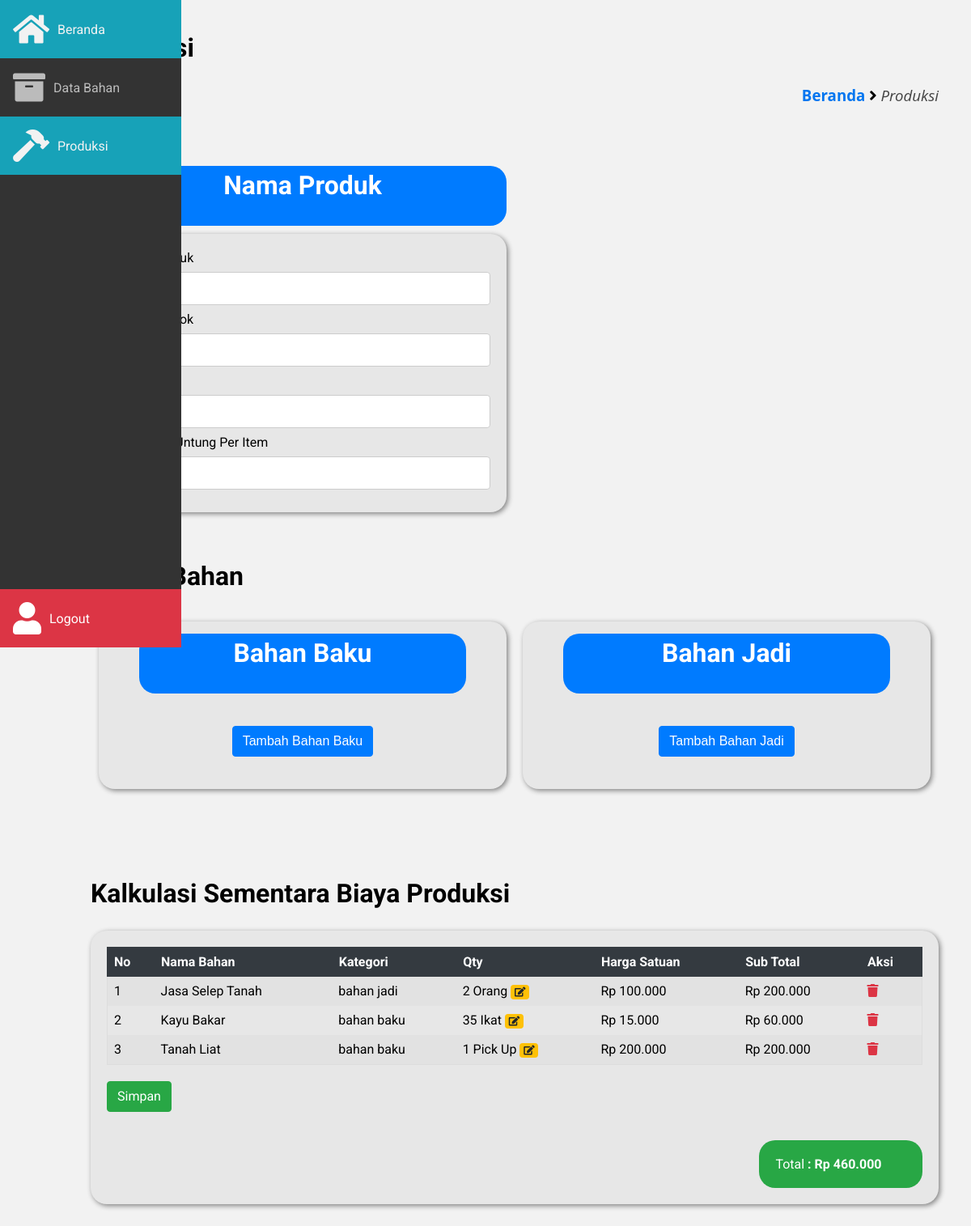
Page /frontend/produksi/edit_detail_produksi.php?id_produksi=82&page=produksi on the earlier database version.
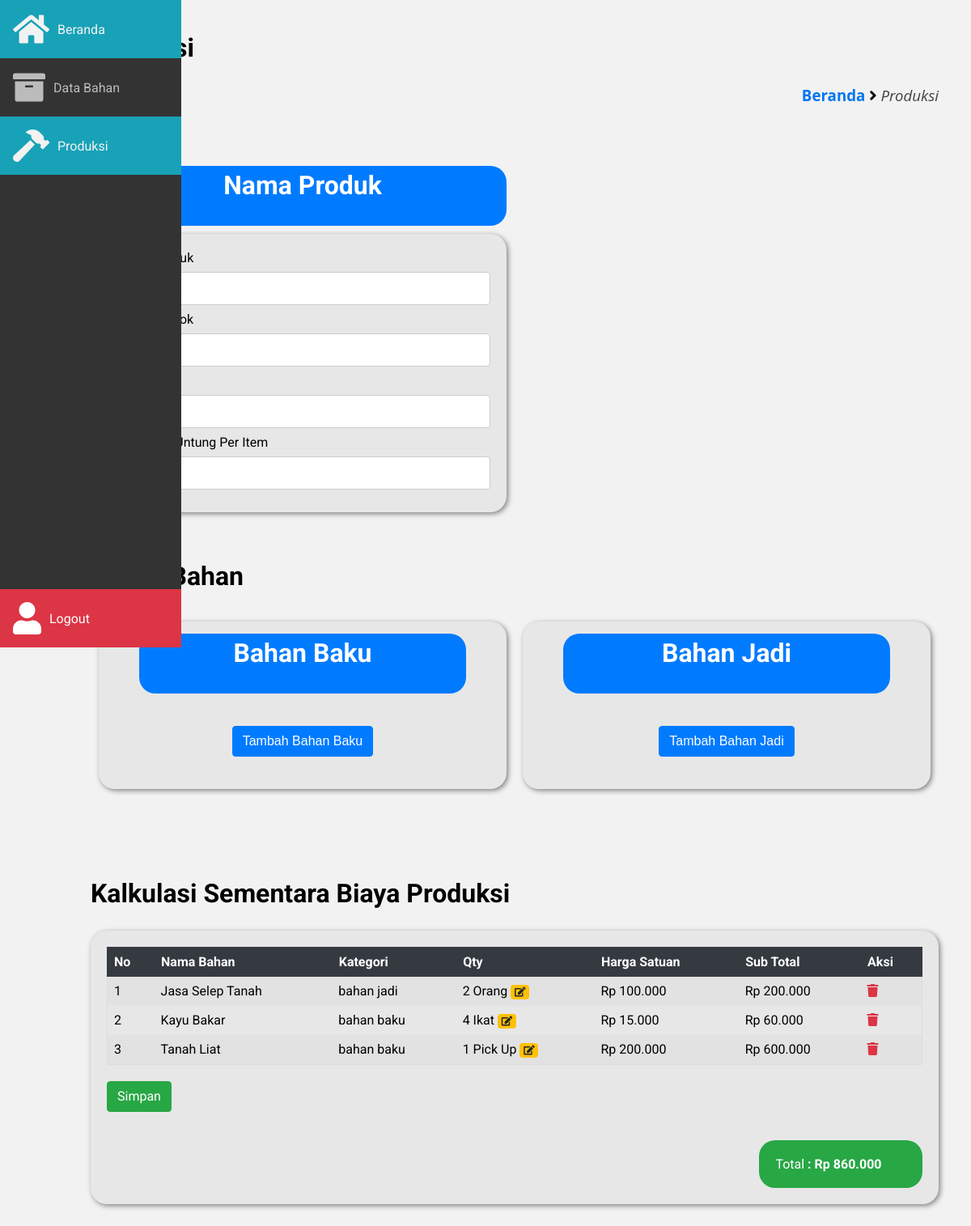
Same page on the later database version.
### tables this page shows
CREATE TABLE `detail_produksi` (
  `id_detail_produksi` int(12) NOT NULL,
  `produksi_id` int(12) NOT NULL,
  `bhn_id` int(12) NOT NULL,
  `qty` int(12) NOT NULL,
  `sub_total` int(12) NOT NULL
);

CREATE TABLE `bahan` (
  `id_bahan` int(11) NOT NULL,
  `nama_bahan` varchar(100) NOT NULL,
  `tgl` date NOT NULL,
  `kuantitas` int(12) NOT NULL,
  `satuan` varchar(100) NOT NULL,
  `harga` int(11) NOT NULL,
  `kategori` varchar(100) NOT NULL
);

### frontend/produksi/edit_detail_produksi.php (the view, shortened to what the changed rows need)
<?php include '../../database/koneksi.php'; ?>
<!DOCTYPE html>
<html lang="pt-BR">
	<head>
		<link rel="stylesheet" href="https://pro.fontawesome.com/releases/v5.10.0/css/all.css"/>
		<link
			rel="stylesheet"
			href="https://cdn.materialdesignicons.com/4.9.95/css/materialdesignicons.min.css"
		/>
		<link rel="stylesheet" href="../../assets/css/main.css" />
		<link rel="stylesheet" href="../../assets/css/style.css" />
		<link rel="stylesheet" href="../../assets/css/sidebar.css" />
	</head>
	<body>
		<main class="main">
			<section>
				<h2>Produksi</h2>
				<div class="container">
					<div class="baris">
						<div class="kolom-50-kiri">
								<center>
									<div class="box-header-radius background-biru teks-putih">
										<h2 class="text-center">Nama Produk</h2>
									</div>
								</center>
										<?php
											$id_produksi  = $_GET['id_produksi'];
										?>
						</div>
						<div class="kolom-100 margin-top-50 margin-bottom-50">
							<h2>Bahan Bahan</h2>
							<div class="kolom-50-kiri">
								<div class="box-konten-radius backgorund-e7">
									<center>
										<div class="box-header-radius-80 background-biru teks-putih">
											<h2 class="text-center">Bahan Baku</h2>
										</div>
									</center>
								</div>
							</div>
							<div class="kolom-50-kanan">
								<div class="box-konten-radius backgorund-e7">
									<center>
										<div class="box-header-radius-80 background-biru teks-putih">
											<h2 class="text-center">Bahan Jadi</h2>
										</div>
									</center>
								</div>
							</div>
						</div>
						<div class="kolom-100 margin-top-50 margin-bottom-100">
							<h2>Kalkulasi Sementara Biaya Produksi</h2>
							<div class="box-konten-radius backgorund-e7">
								<div class="box-badan-konten">
									<div class="table-box">
										<table class="table-responsive">
											<tr class="thead-dark">
												<th>No</th>
												<th>Nama Bahan</th>
												<th>Kategori</th>
												<th>Qty</th>
												<th>Harga Satuan</th>
												<th>Sub Total</th>
												<th>Aksi</th>
											</tr>
											<?php
												$nomer = 1;
												$sql = "SELECT * FROM detail_produksi INNER JOIN bahan ON detail_produksi.bhn_id = bahan.id_bahan WHERE produksi_id = '$id_produksi' ORDER BY nama_bahan  ";
												$query = mysqli_query($host,$sql);
												while ($dt = mysqli_fetch_assoc($query)) {
											?>
											<tr>
												<td><?= $nomer++ ?></td>
												<td><?= $dt['nama_bahan'] ?></td>
												<td><?= $dt['kategori'] ?></td>
												<td>
													<?= $dt['qty'] . " " . $dt['satuan'] ?>
													<a href="edit_qty_detail_produksi.php?id_detail_produksi=<?php echo $dt['id_detail_produksi']?>&produksi_id=<?php echo $id_produksi ?>&bhn_id=<?php echo $dt['bhn_id']?>" class="lencana lencana-kuning">
														<i class="fa fa-edit"></i>
													</a>
												</td>
												<td><?= "Rp " . number_format($dt['harga'],0,',','.')  ?></td>
												<td><?= "Rp " . number_format($dt['sub_total'],0,',','.') ?></td>
												<td>
													<a onclick="return confirm('Anda yakin ingin hapus item ?')" href="../../backend/produksi/hapus_item_detail_produksi.php?id_detail_produksi=<?php echo $dt['id_detail_produksi']?>&produksi_id=<?php echo $id_produksi ?>" class="teks-merah">
														<i class="fa fa-trash"></i>
													</a>
												</td>
											</tr>
											<?php
												}
											?>
										</table>
									</div>
									<div class="kolom-kalulasi-sementara">
										<div class="box-header-radius-20 background-hijau teks-putih float-right margin-20-0">
											<?php
												$sqlTotal   = mysqli_query($host, "SELECT SUM(sub_total) AS total FROM detail_produksi WHERE produksi_id = '$id_produksi' ");
												$total      = mysqli_fetch_assoc($sqlTotal);
											?>
											Total
											<b> : <?= "Rp " . number_format($total['total'],0,',','.') ?></b>
										</div>
									</div>
								</div>
							</div>
						</div>
					</div>
				</div>
			</section>
		</main>
	</body>
</html>

Differences in the rows shown:
changed detail_produksi "Kayu Bakar": qty "35" → "4"
changed detail_produksi "Tanah Liat": sub_total "200.000" → "600.000"
Other differences:
$total['total']: "460.000" → "860.000"
